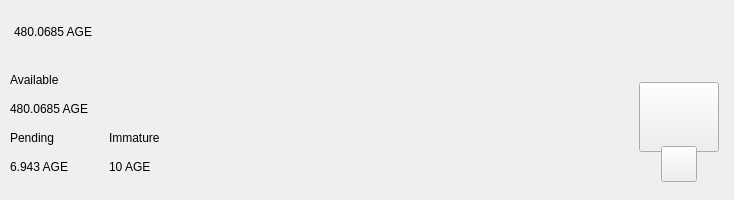
<?xml version="1.0" encoding="UTF-8"?>
<ui version="4.0">
 <class>TopBar</class>
 <widget class="QWidget" name="TopBar">
  <property name="geometry">
   <rect>
    <x>0</x>
    <y>0</y>
    <width>734</width>
    <height>200</height>
   </rect>
  </property>
  <property name="minimumSize">
   <size>
    <width>0</width>
    <height>200</height>
   </size>
  </property>
  <property name="maximumSize">
   <size>
    <width>16777215</width>
    <height>200</height>
   </size>
  </property>
  <property name="windowTitle">
   <string>Form</string>
  </property>
  <layout class="QVBoxLayout" name="verticalLayout_10" stretch="0">
   <property name="spacing">
    <number>0</number>
   </property>
   <property name="leftMargin">
    <number>0</number>
   </property>
   <property name="topMargin">
    <number>0</number>
   </property>
   <property name="rightMargin">
    <number>0</number>
   </property>
   <property name="bottomMargin">
    <number>0</number>
   </property>
   <item>
    <widget class="PFBorderImage" name="containerTop">
     <layout class="QVBoxLayout" name="verticalLayout_11">
      <property name="spacing">
       <number>0</number>
      </property>
      <property name="leftMargin">
       <number>0</number>
      </property>
      <property name="topMargin">
       <number>0</number>
      </property>
      <property name="rightMargin">
       <number>0</number>
      </property>
      <property name="bottomMargin">
       <number>0</number>
      </property>
      <item>
       <widget class="QWidget" name="top_container_2" native="true">
        <property name="minimumSize">
         <size>
          <width>0</width>
          <height>65</height>
         </size>
        </property>
        <layout class="QHBoxLayout" name="top_container">
         <property name="spacing">
          <number>0</number>
         </property>
         <property name="leftMargin">
          <number>14</number>
         </property>
         <property name="topMargin">
          <number>0</number>
         </property>
         <property name="rightMargin">
          <number>14</number>
         </property>
         <property name="bottomMargin">
          <number>0</number>
         </property>
         <item alignment="Qt::AlignVCenter">
          <widget class="QWidget" name="widgetTopAmount" native="true">
           <property name="sizePolicy">
            <sizepolicy hsizetype="Preferred" vsizetype="Maximum">
             <horstretch>0</horstretch>
             <verstretch>0</verstretch>
            </sizepolicy>
           </property>
           <layout class="QHBoxLayout" name="horizontalLayout_5">
            <property name="spacing">
             <number>0</number>
            </property>
            <property name="leftMargin">
             <number>0</number>
            </property>
            <property name="topMargin">
             <number>0</number>
            </property>
            <property name="rightMargin">
             <number>0</number>
            </property>
            <property name="bottomMargin">
             <number>0</number>
            </property>
            <item alignment="Qt::AlignTop">
             <widget class="QLabel" name="labelAmountTopAge">
              <property name="minimumSize">
               <size>
                <width>0</width>
                <height>36</height>
               </size>
              </property>
              <property name="styleSheet">
               <string notr="true">padding:0px;margin:0px;</string>
              </property>
              <property name="text">
               <string notr="true">480.0685 AGE</string>
              </property>
             </widget>
            </item>
           </layout>
          </widget>
         </item>
         <item>
          <spacer name="horizontalSpacer">
           <property name="orientation">
            <enum>Qt::Horizontal</enum>
           </property>
           <property name="sizeHint" stdset="0">
            <size>
             <width>40</width>
             <height>20</height>
            </size>
           </property>
          </spacer>
         </item>
         <item>
          <layout class="QHBoxLayout" name="horizontalLayout_4">
           <property name="spacing">
            <number>12</number>
           </property>
           <property name="rightMargin">
            <number>0</number>
           </property>
           <item alignment="Qt::AlignRight">
            <widget class="QWidget" name="layoutSync" native="true">
             <property name="minimumSize">
              <size>
               <width>0</width>
               <height>36</height>
              </size>
             </property>
             <property name="maximumSize">
              <size>
               <width>16777215</width>
               <height>36</height>
              </size>
             </property>
             <layout class="QVBoxLayout" name="verticalLayout_9">
              <property name="leftMargin">
               <number>0</number>
              </property>
              <property name="topMargin">
               <number>0</number>
              </property>
              <property name="rightMargin">
               <number>0</number>
              </property>
              <property name="bottomMargin">
               <number>0</number>
              </property>
              <item>
               <widget class="ExpandableButton" name="pushButtonSync" native="true">
                <property name="minimumSize">
                 <size>
                  <width>36</width>
                  <height>36</height>
                 </size>
                </property>
                <property name="maximumSize">
                 <size>
                  <width>16777215</width>
                  <height>36</height>
                 </size>
                </property>
               </widget>
              </item>
             </layout>
            </widget>
           </item>
           <item>
            <widget class="ExpandableButton" name="pushButtonHDUpgrade" native="true">
             <property name="minimumSize">
              <size>
               <width>36</width>
               <height>36</height>
              </size>
             </property>
            </widget>
           </item>
           <item>
            <widget class="ExpandableButton" name="pushButtonStack" native="true">
             <property name="minimumSize">
              <size>
               <width>36</width>
               <height>36</height>
              </size>
             </property>
            </widget>
           </item>
           <item>
            <widget class="ExpandableButton" name="pushButtonColdStaking" native="true">
             <property name="minimumSize">
              <size>
               <width>36</width>
               <height>36</height>
              </size>
             </property>
            </widget>
           </item>
           <item>
            <widget class="ExpandableButton" name="pushButtonConnection" native="true">
             <property name="minimumSize">
              <size>
               <width>36</width>
               <height>36</height>
              </size>
             </property>
            </widget>
           </item>
           <item>
            <widget class="ExpandableButton" name="pushButtonTor" native="true">
             <property name="minimumSize">
              <size>
               <width>36</width>
               <height>36</height>
              </size>
             </property>
            </widget>
           </item>
           <item>
            <widget class="ExpandableButton" name="pushButtonLock" native="true">
             <property name="sizePolicy">
              <sizepolicy hsizetype="Expanding" vsizetype="Expanding">
               <horstretch>0</horstretch>
               <verstretch>0</verstretch>
              </sizepolicy>
             </property>
             <property name="minimumSize">
              <size>
               <width>36</width>
               <height>0</height>
              </size>
             </property>
            </widget>
           </item>
           <item>
            <widget class="ExpandableButton" name="pushButtonTheme" native="true">
             <property name="minimumSize">
              <size>
               <width>36</width>
               <height>36</height>
              </size>
             </property>
             <property name="maximumSize">
              <size>
               <width>16777215</width>
               <height>36</height>
              </size>
             </property>
            </widget>
           </item>
           <item>
            <widget class="ExpandableButton" name="pushButtonFAQ" native="true">
             <property name="minimumSize">
              <size>
               <width>36</width>
               <height>36</height>
              </size>
             </property>
            </widget>
           </item>
          </layout>
         </item>
        </layout>
       </widget>
      </item>
      <item>
       <widget class="QWidget" name="bottom_container" native="true">
        <property name="minimumSize">
         <size>
          <width>0</width>
          <height>135</height>
         </size>
        </property>
        <layout class="QHBoxLayout" name="botton_container">
         <property name="leftMargin">
          <number>10</number>
         </property>
         <property name="topMargin">
          <number>0</number>
         </property>
         <property name="rightMargin">
          <number>10</number>
         </property>
         <property name="bottomMargin">
          <number>10</number>
         </property>
         <item>
          <layout class="QHBoxLayout" name="horizontalLayout_3">
           <property name="bottomMargin">
            <number>9</number>
           </property>
           <item>
            <layout class="QVBoxLayout" name="verticalLayout_7">
             <property name="spacing">
              <number>0</number>
             </property>
             <property name="leftMargin">
              <number>0</number>
             </property>
             <property name="rightMargin">
              <number>30</number>
             </property>
             <item>
              <layout class="QVBoxLayout" name="verticalLayout_2">
               <item>
                <widget class="QLabel" name="labelTitle1">
                 <property name="text">
                  <string>Available</string>
                 </property>
                </widget>
               </item>
               <item>
                <widget class="QLabel" name="labelAmountAge">
                 <property name="text">
                  <string notr="true">480.0685 AGE</string>
                 </property>
                </widget>
               </item>
              </layout>
             </item>
             <item>
              <layout class="QHBoxLayout" name="horizontalLayout_2">
               <property name="spacing">
                <number>0</number>
               </property>
               <item>
                <layout class="QVBoxLayout" name="verticalLayout_3">
                 <item>
                  <widget class="QLabel" name="labelTitle3">
                   <property name="text">
                    <string>Pending</string>
                   </property>
                  </widget>
                 </item>
                 <item>
                  <widget class="QLabel" name="labelPendingAge">
                   <property name="text">
                    <string notr="true">6.943 AGE</string>
                   </property>
                  </widget>
                 </item>
                </layout>
               </item>
               <item>
                <spacer name="horizontalSpacer_3">
                 <property name="orientation">
                  <enum>Qt::Horizontal</enum>
                 </property>
                 <property name="sizeType">
                  <enum>QSizePolicy::Fixed</enum>
                 </property>
                 <property name="sizeHint" stdset="0">
                  <size>
                   <width>40</width>
                   <height>20</height>
                  </size>
                 </property>
                </spacer>
               </item>
               <item>
                <layout class="QVBoxLayout" name="verticalLayout_4">
                 <item>
                  <widget class="QLabel" name="labelTitle4">
                   <property name="text">
                    <string>Immature</string>
                   </property>
                  </widget>
                 </item>
                 <item>
                  <widget class="QLabel" name="labelImmatureAge">
                   <property name="text">
                    <string notr="true">10 AGE</string>
                   </property>
                  </widget>
                 </item>
                </layout>
               </item>
              </layout>
             </item>
            </layout>
           </item>
          </layout>
         </item>
         <item>
          <spacer name="horizontalSpacer_2">
           <property name="orientation">
            <enum>Qt::Horizontal</enum>
           </property>
           <property name="sizeHint" stdset="0">
            <size>
             <width>40</width>
             <height>20</height>
            </size>
           </property>
          </spacer>
         </item>
         <item alignment="Qt::AlignHCenter|Qt::AlignVCenter">
          <widget class="QWidget" name="qrContainer" native="true">
           <property name="sizePolicy">
            <sizepolicy hsizetype="Preferred" vsizetype="Minimum">
             <horstretch>0</horstretch>
             <verstretch>0</verstretch>
            </sizepolicy>
           </property>
           <property name="minimumSize">
            <size>
             <width>90</width>
             <height>110</height>
            </size>
           </property>
           <property name="maximumSize">
            <size>
             <width>90</width>
             <height>110</height>
            </size>
           </property>
           <layout class="QVBoxLayout" name="containerQR">
            <property name="spacing">
             <number>0</number>
            </property>
            <property name="leftMargin">
             <number>5</number>
            </property>
            <property name="topMargin">
             <number>10</number>
            </property>
            <property name="rightMargin">
             <number>5</number>
            </property>
            <property name="bottomMargin">
             <number>0</number>
            </property>
            <item>
             <widget class="QPushButton" name="btnQr">
              <property name="minimumSize">
               <size>
                <width>70</width>
                <height>70</height>
               </size>
              </property>
              <property name="maximumSize">
               <size>
                <width>16777215</width>
                <height>70</height>
               </size>
              </property>
              <property name="focusPolicy">
               <enum>Qt::NoFocus</enum>
              </property>
              <property name="text">
               <string/>
              </property>
              <property name="iconSize">
               <size>
                <width>70</width>
                <height>70</height>
               </size>
              </property>
             </widget>
            </item>
            <item>
             <spacer name="verticalSpacer">
              <property name="orientation">
               <enum>Qt::Vertical</enum>
              </property>
              <property name="sizeType">
               <enum>QSizePolicy::Fixed</enum>
              </property>
              <property name="sizeHint" stdset="0">
               <size>
                <width>20</width>
                <height>20</height>
               </size>
              </property>
             </spacer>
            </item>
            <item alignment="Qt::AlignHCenter|Qt::AlignBottom">
             <widget class="QPushButton" name="pushButtonQR">
              <property name="minimumSize">
               <size>
                <width>36</width>
                <height>36</height>
               </size>
              </property>
              <property name="maximumSize">
               <size>
                <width>36</width>
                <height>36</height>
               </size>
              </property>
              <property name="focusPolicy">
               <enum>Qt::NoFocus</enum>
              </property>
              <property name="text">
               <string/>
              </property>
             </widget>
            </item>
           </layout>
          </widget>
         </item>
        </layout>
       </widget>
      </item>
     </layout>
    </widget>
   </item>
  </layout>
 </widget>
 <customwidgets>
  <customwidget>
   <class>ExpandableButton</class>
   <extends>QWidget</extends>
   <header>qt/agenor/expandablebutton.h</header>
   <container>1</container>
  </customwidget>
  <customwidget>
   <class>PFBorderImage</class>
   <extends>QFrame</extends>
   <header>qt/agenor/pfborderimage.h</header>
   <container>1</container>
  </customwidget>
 </customwidgets>
 <resources/>
 <connections/>
</ui>
